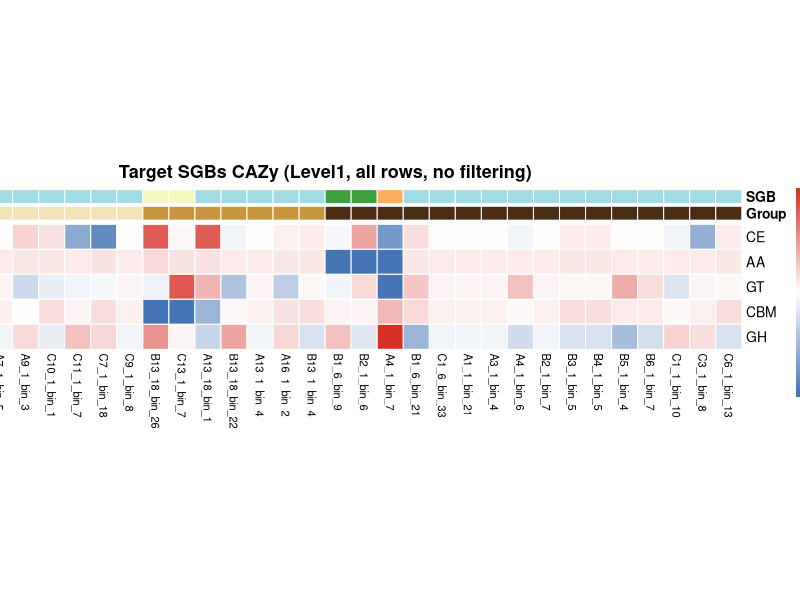

R code for this plot:
library(tidyverse)
library(readxl)
library(pheatmap)

# ====================================================
# 0. 工具函数
# ====================================================
strip_path <- function(x) trimws(sub("\\s*\\[PATH:.*\\]$", "", x))

# ====================================================
# 1. 读 CAZy 丰度矩阵
# ====================================================
cazy_raw <- read.delim("sum.Level1.raw.cor.txt",
                       row.names = 1, check.names = FALSE)
cat("CAZy 原始维度：", dim(cazy_raw), "\n")
cat("值范围：", range(as.matrix(cazy_raw), na.rm = TRUE), "\n")

# ====================================================
# 2. 读重命名表与分组表
# ====================================================
rename_df <- read_excel("rename_cor.xlsx") %>% as.data.frame()
colnames(rename_df) <- c("ID", "SGB")
rename_df$ID_clean <- sub("\\.fa$", "", rename_df$ID)
rename_df$ID_clean <- sub("^(Sg_|Gp_)", "", rename_df$ID_clean)

group_df <- read_excel("cor_group.xlsx") %>% as.data.frame()
colnames(group_df) <- c("ID", "group")
group_df$ID_clean <- sub("\\.fa$", "", group_df$ID)
group_df$ID_clean <- sub("^(Sg_|Gp_)", "", group_df$ID_clean)

colnames(cazy_raw) <- sub("^(Sg_|Gp_)", "", colnames(cazy_raw))

sgb_vec <- rename_df$SGB[match(colnames(cazy_raw), rename_df$ID_clean)]
sgb_vec[is.na(sgb_vec)] <- "NA"
group_vec <- group_df$group[match(colnames(cazy_raw), group_df$ID_clean)]
group_vec[is.na(group_vec)] <- "NA"

# ====================================================
# 3. 只保留指定 4 个 SGB；行不做任何过滤
# ====================================================
target_sgbs <- c("SGB90_1", "SGB85_0", "SGB84_2", "SGB83_1")
keep_idx <- sgb_vec %in% target_sgbs

cazy_mat  <- cazy_raw[, keep_idx, drop = FALSE]
sgb_vec   <- sgb_vec[keep_idx]
group_vec <- group_vec[keep_idx]

cat("按 SGB 过滤后维度：", dim(cazy_mat), "\n")
print(table(sgb_vec))
if (ncol(cazy_mat) == 0) stop("4 个目标 SGB 一列都没匹配上")

# —— 转数值矩阵 + NA 置 0（不做任何行过滤）——
mat_cnt <- as.matrix(cazy_mat)
mat_cnt <- apply(mat_cnt, 2, function(x)
  suppressWarnings(as.numeric(as.character(x))))
rownames(mat_cnt) <- rownames(cazy_mat)
mat_cnt[is.na(mat_cnt)] <- 0

cat("保留全部 CAZy 行，行数：", nrow(mat_cnt), "\n")
rownames(mat_cnt) <- make.unique(rownames(mat_cnt))

# ====================================================
# 4. CPM 归一化 + log2 变换
# ====================================================
lib_size <- colSums(mat_cnt)
lib_size[lib_size == 0] <- 1
cpm     <- sweep(mat_cnt, 2, lib_size, "/") * 1e6
mat_log <- log2(cpm + 1)
cat("CPM+log2 后维度：", dim(mat_log), "\n")

# ====================================================
# 5. 手动 row z-score；NaN（全0/常数行）置 0
# ====================================================
z <- t(scale(t(mat_log)))
n_nan <- sum(is.nan(z))
if (n_nan > 0) {
  cat("零方差行数（将显示为白色，z=0）：", n_nan, "\n")
  print(rownames(mat_log)[apply(mat_log, 1, sd) == 0])
}
z[is.nan(z)] <- 0
z[z >  3] <-  3
z[z < -3] <- -3

# ====================================================
# 6. 按品质组（WM→NM→BM→NA）与 SGB 排序
# ====================================================
group_order <- c("WM", "NM", "BM", "NA")
col_order <- order(factor(group_vec, levels = group_order), sgb_vec)

z         <- z[, col_order, drop = FALSE]
sgb_vec   <- sgb_vec[col_order]
group_vec <- group_vec[col_order]

annotation_col <- data.frame(
  Group = factor(group_vec, levels = group_order),
  SGB   = factor(sgb_vec, levels = sort(unique(sgb_vec)))
)
rownames(annotation_col) <- colnames(z)

# ====================================================
# 7. 配色
# ====================================================
group_colors <- c(
  "WM" = "#F0E4B8", "NM" = "#C8963E",
  "BM" = "#4A2E14", "NA" = "grey85"
)

sgb_palette <- c("#3D9F3C", "#f5f8be", "#fbae61", "#A1dce6")
sgb_unique  <- sort(unique(sgb_vec))
sgb_colors  <- sgb_palette[seq_along(sgb_unique)]
names(sgb_colors) <- sgb_unique
if ("NA" %in% sgb_unique) sgb_colors["NA"] <- "grey85"

ann_colors <- list(Group = group_colors, SGB = sgb_colors)

# ====================================================
# 8. 绘制 CAZy 热图（scale="none"，直接输出到 Plots，不保存）
# ====================================================
n_row <- nrow(z)
n_col <- ncol(z)
cat("绘制矩阵规模：", n_row, "行 ×", n_col, "列\n")

cw     <- max(8, min(20, 600 / n_col))
ch     <- if (n_row > 150) 5 else
  if (n_row > 80)  10 else 18
fs_row <- if (n_row > 150) 6 else
  if (n_row > 80)  8 else 10
fs_col <- if (n_col > 40) 6 else
  if (n_col > 20) 8 else 10

pheatmap(
  z,
  scale             = "none",          # 🔑 已手动 z，不能再 scale="row"
  cluster_rows      = TRUE,
  cluster_cols      = FALSE,
  show_rownames     = TRUE,
  show_colnames     = TRUE,
  fontsize_row      = fs_row,
  fontsize_col      = fs_col,
  border_color      = "white",
  annotation_col    = annotation_col,
  annotation_colors = ann_colors,
  treeheight_row    = 20,
  cellwidth         = cw,
  cellheight        = ch,
  color             = colorRampPalette(c("#4575B4", "white", "#D73027"))(100),
  breaks            = seq(-3, 3, length.out = 101),
  main = "Target SGBs CAZy (Level1, all rows, no filtering)"
  # 🔑 不传 filename —— 直接显示在 Plots 面板
)
